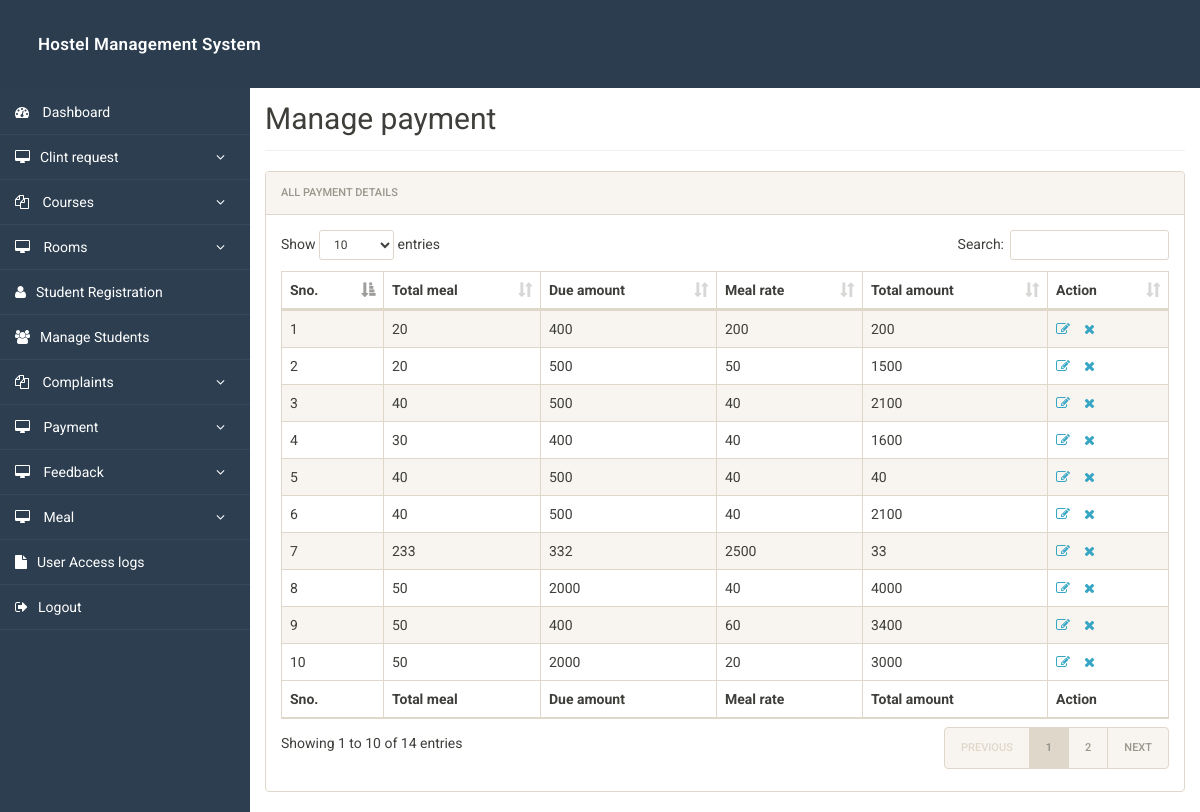
The app's page /admin/manage-pament.php (signed in) with its own data.
### tables this page shows
CREATE TABLE `pament` (
  `id` int(11) NOT NULL,
  `tmeal` varchar(50) NOT NULL,
  `due` varchar(20) NOT NULL,
  `amount` varchar(50) NOT NULL,
  `tamount` int(20) NOT NULL,
  `registration_id` int(11) DEFAULT NULL
);

### admin/manage-pament.php (the view, shortened to what this page needs)
<?php
include('includes/config.php');
?>
<!doctype html>
<html lang="en" class="no-js">
<head>
	<link rel="stylesheet" href="css/font-awesome.min.css">
	<link rel="stylesheet" href="css/bootstrap.min.css">
	<link rel="stylesheet" href="css/dataTables.bootstrap.min.css">
	<link rel="stylesheet" href="css/bootstrap-social.css">
	<link rel="stylesheet" href="css/bootstrap-select.css">
	<link rel="stylesheet" href="css/fileinput.min.css">
	<link rel="stylesheet" href="css/awesome-bootstrap-checkbox.css">
	<link rel="stylesheet" href="css/style.css">
</head>
<body>
	<?php include('includes/header.php');?>
	<div class="ts-main-content">
			<?php include('includes/sidebar.php');?>
		<div class="content-wrapper">
			<div class="container-fluid">
				<div class="row">
					<div class="col-md-12">
						<h2 class="page-title" style="margin-top: 4%">Manage payment</h2>
						<div class="panel panel-default">
							<div class="panel-heading">All payment Details</div>
							<div class="panel-body">
								<table id="zctb" class="display table table-striped table-bordered table-hover" cellspacing="0" width="100%">
									<thead>
										<tr>
											<th>Sno.</th>
											<th>Total meal</th>
											<th>Due amount </th>
											<th>Meal rate </th>
											<th>Total amount </th>
											<th>Action</th>
										</tr>
									</thead>
									<tfoot>
										<tr>
												<th>Sno.</th>
											<th>Total meal</th>
											<th>Due amount </th>
											<th>Meal rate </th>
											<th>Total amount </th>
											<th>Action</th>
										</tr>
									</tfoot>
									<tbody>
<?php
$ret="select * from pament";
$stmt= $mysqli->prepare($ret) ;
$stmt->execute() ;
$res=$stmt->get_result();
$cnt=1;
while($row = $res->fetch_object()) {
?>
<tr>
    <td><?php echo $cnt; ?></td>
    <td><?php echo $row->tmeal; ?></td>
    <td><?php echo $row->due; ?></td>
    <td><?php echo $row->amount; ?></td>
    <td><?php echo $row->tamount; ?></td>
    <td>
        <a href="edit-pament.php?id=<?php echo $row->id; ?>">
            <i class="fa fa-edit"></i>
        </a>
        <a href="manage-pament.php?del=<?php echo $row->id; ?>"
           onclick="return confirm('Do you want to delete?');">
           <i class="fa fa-close"></i>
        </a>
    </td>
</tr>
<?php
$cnt++;
} ?>
									</tbody>
								</table>
							</div>
						</div>
					</div>
				</div>
			</div>
		</div>
	</div>
</body>
</html>

### admin/css/style.css (style rules this page uses)
html { font-size: 14px; }
@media only screen and (min-width: 480px) { html { font-size: 17px; } }
@media only screen and (min-width: 768px) { html { font-size: 14px; } }
body { font-size: 1em; }
a { color: #37a6c4; }
.panel { overflow: hidden; }
.page-title { padding-bottom: 15px; margin-bottom: 20px; border-bottom: 1px solid #f0f0f0; }
.ts-main-content .content-wrapper { padding-top: 15px; margin-top: 50px !important; }
@media only screen and (min-width: 992px) { .ts-main-content .content-wrapper { margin-left: 250px; } }

### records on screen
pament: tmeal "20", due "400", amount "200", tamount "200"
pament: tmeal "20", due "500", amount "50", tamount "1500"
pament: tmeal "40", due "500", amount "40", tamount "2100"
pament: tmeal "30", due "400", amount "40", tamount "1600"
pament: tmeal "40", due "500", amount "40", tamount "40"
pament: tmeal "40", due "500", amount "40", tamount "2100"
pament: tmeal "233", due "332", amount "2500", tamount "33"
pament: tmeal "50", due "2000", amount "40", tamount "4000"
pament: tmeal "50", due "400", amount "60", tamount "3400"
pament: tmeal "50", due "2000", amount "20", tamount "3000"
